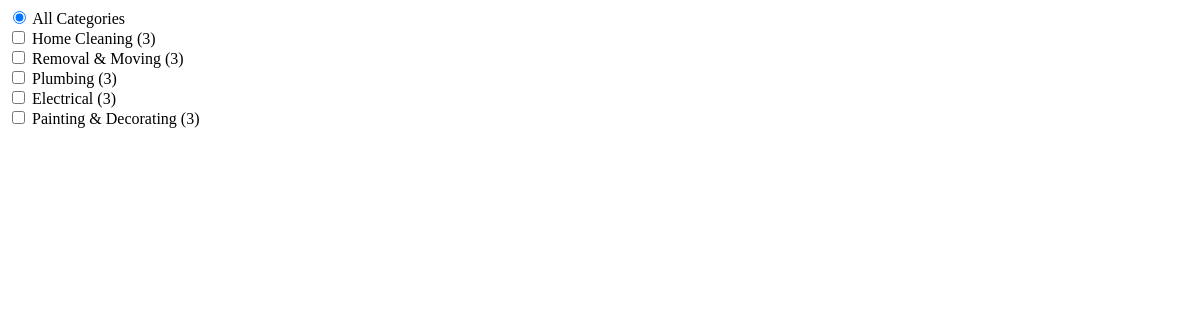
Before: /search-categories/ with the older database file.
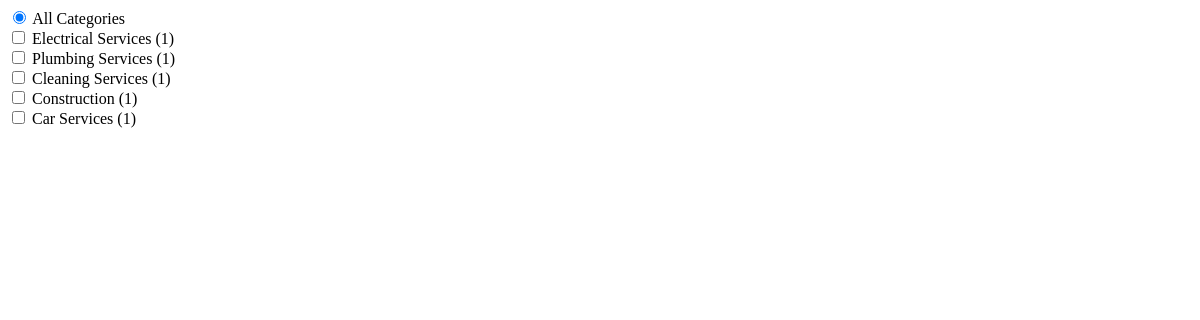
After: the same page with the newer database file.
### categories/models.py (models this page shows, shortened)
class Category(models.Model):
    name = models.CharField(max_length=200)
    slug = models.SlugField(unique=True, max_length=200)
    description = RichTextField(blank=True, config_name='default')
    icon = ProcessedImageField(
        upload_to='categories/icons/',
        processors=[ResizeToFill(64, 64)],
        format='WEBP',
        options={'quality': 90},
        null=True,
        blank=True,
        help_text='Category icon (optimized automatically)'
    )
    icon_large = ImageSpecField(
        source='icon',
        processors=[ResizeToFill(128, 128)],
        format='WEBP',
        options={'quality': 90}
    )
    image = ProcessedImageField(
        upload_to='categories/',
        processors=[ResizeToFit(800, 600)],
        format='WEBP',
        options={'quality': 90},
        null=True,
        blank=True,
        help_text='Category banner image (optimized automatically)'
    )
    image_card = ImageSpecField(
        source='image',
        processors=[ResizeToFill(400, 300)],
        format='WEBP',
        options={'quality': 85}
    )
    whatsapp_number = models.CharField(
        max_length=20,
        blank=True,
        help_text='Category-specific WhatsApp number. Leave empty to use default.'
    )
    is_active = models.BooleanField(default=True)
    is_featured = models.BooleanField(default=False)
    order = models.IntegerField(default=0, help_text='Display order (lower numbers first)')
    created_at = models.DateTimeField(auto_now_add=True)
    updated_at = models.DateTimeField(auto_now=True)
    class Meta:
        db_table = 'categories'
        ordering = ['order', 'name']
        verbose_name = 'Category'
        verbose_name_plural = 'Categories'
    @property
    def total_services(self):
        return self.services.filter(is_active=True).count()

### core/views.py (the view)
# urls.py: path('search-categories/', views.search_categories, name='search_categories'),
def search_categories(request):
    search_query = request.POST.get('category-search', '').lower()
    categories_qs = Category.objects.filter(is_active=True)
    if search_query:
        categories_qs = categories_qs.filter(name__icontains=search_query)
    context = {
        'categories': categories_qs,
        'show_all': True,
    }
    return render(request, 'components/services/category_list_partial.html', context)

### core/context_processors.py (called while the page is built)
def site_settings(request):
    return {
        'site_config': SiteConfiguration.load()
    }

def navbar(request):
    categories = Category.objects.all()
    return {
        'nav_categories': categories  # এই নামেই টেমপ্লেটে লুপ চালাতে হবে
    }

### site_config/models.py (called while the page is built)
    @classmethod
    def load(cls):
        obj, created = cls.objects.get_or_create(pk=1)
        return obj

### templates/components/services/category_list_partial.html (shortened to what this page needs)
{% if show_all %}
<div class="form-check mb-1">
  <input class="form-check-input" type="radio" name="category" value="all" id="cat-all"
    {% if not selected_categories or 'all' in selected_categories %}checked{% endif %}
    hx-get="{% url 'core:services' %}?page=1"
    hx-trigger="change"
    hx-target="#services-row"
    hx-swap="outerHTML"
    hx-include="[name='keyword'], [name='subcategory']:checked"
    hx-indicator="#loading-indicator">
  <label class="form-check-label small" for="cat-all">All Categories</label>
</div>
{% endif %}
{% for category in categories %}
<div class="form-check mb-1 {% if forloop.counter > 5 %}category-hidden{% endif %}" {% if forloop.counter > 5 %}style="display: none;"{% endif %}>
  <input class="form-check-input" type="checkbox" name="category" value="{{ category.slug }}" id="cat-{{ category.id }}"
    hx-get="{% url 'core:services' %}?page=1"
    hx-trigger="change"
    hx-target="#services-row"
    hx-swap="outerHTML"
    hx-include="[name='keyword'], [name='category']:checked, [name='subcategory']:checked"
    hx-indicator="#loading-indicator">
  <label class="form-check-label small" for="cat-{{ category.id }}">
    {{ category.name }} <span class="text-muted">({{ category.total_services }})</span>
  </label>
</div>
{% empty %}
<div class="text-muted small">No categories found</div>
{% endfor %}

Changed rows visible on the page:
removed Category: name "Home Cleaning", total_services "3"
removed Category: name "Removal & Moving", total_services "3"
removed Category: name "Plumbing", total_services "3"
removed Category: name "Electrical", total_services "3"
removed Category: name "Painting & Decorating", total_services "3"
added Category: name "Electrical Services", total_services "1"
added Category: name "Plumbing Services", total_services "1"
added Category: name "Cleaning Services", total_services "1"
added Category: name "Construction", total_services "1"
added Category: name "Car Services", total_services "1"
